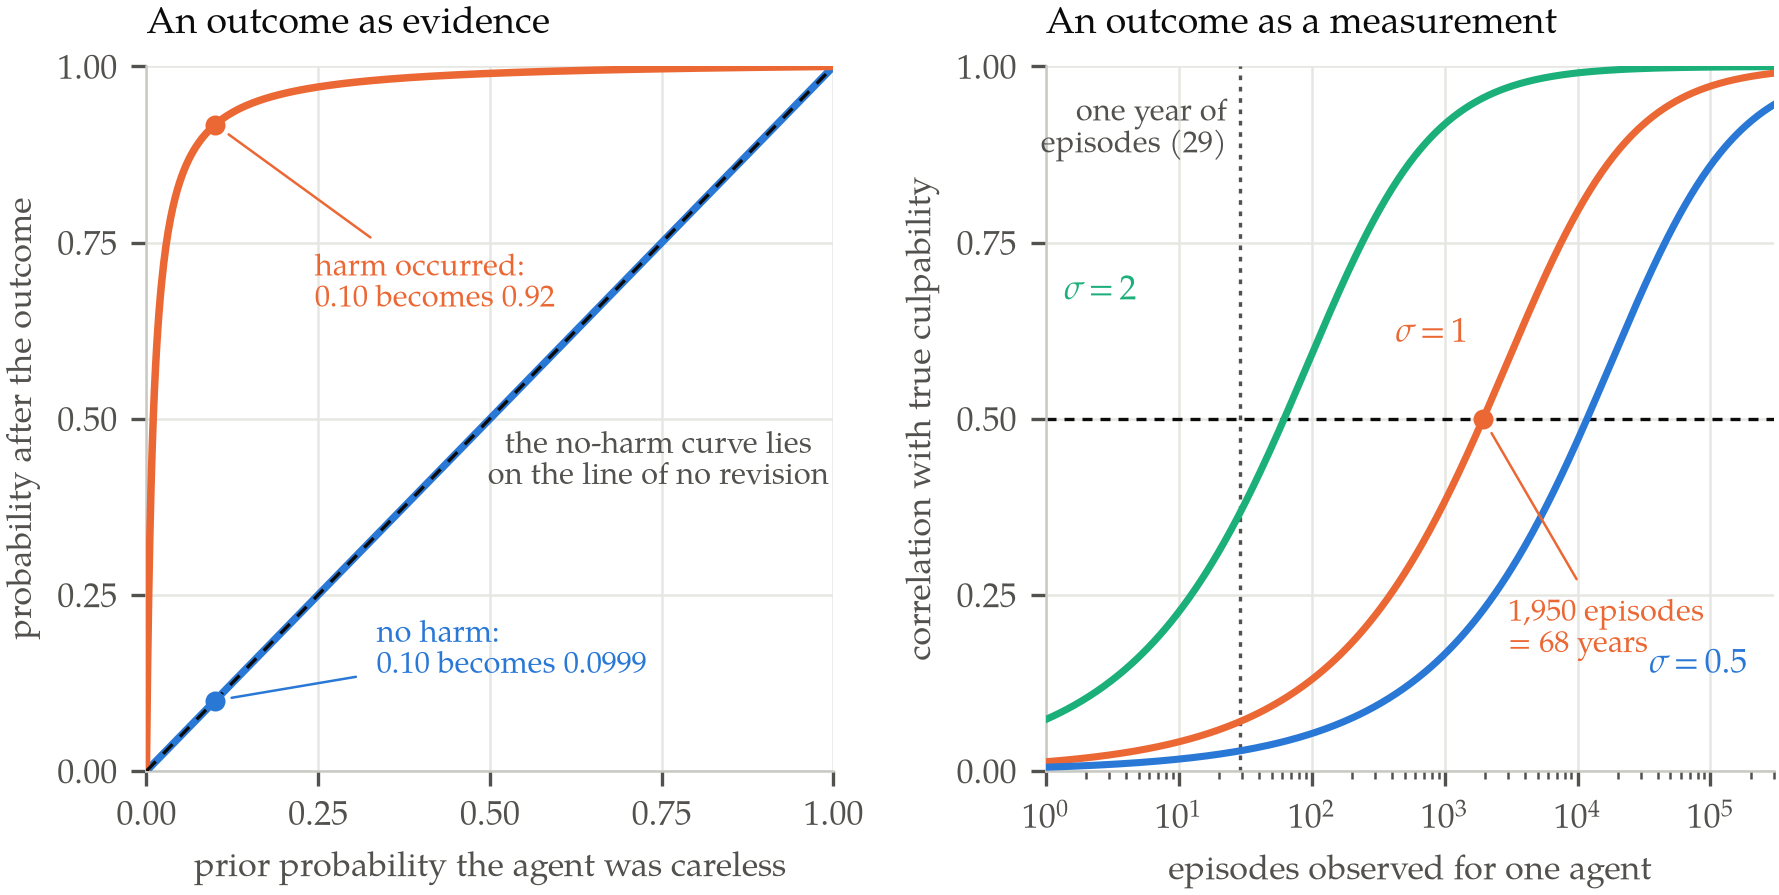

Here is the Python script that generated this plot:
"""Figure for report 023 — the two things an outcome tells you, and the gap between them.

Both panels use the same model. An agent has a per-episode probability c of
causing harm. The population mean is fixed at m = 12,429 / 125,000,000 = 9.943e-5,
the ratio of deaths in US alcohol-impaired-driving crashes in 2023 to the CDC's
estimate of annual alcohol-impaired driving episodes. A crash can kill more than
one person, so that ratio is an upper bound on the per-episode probability.

Left panel — harm as evidence. Two types, careless (harm rate p1) and careful
(p0), with likelihood ratio rho = p1 / p0. Bayes gives the posterior probability
that the agent was careless, given that harm did or did not occur, as a function
of the prior. At rho = 100 the harm curve sits far above the diagonal and the
no-harm curve is graphically indistinguishable from it: a rare harm is powerful
evidence, and its absence is almost none.

Right panel — harm as a measurement. Culpability c is lognormal about m with log
standard deviation sigma, and each episode's outcome is Bernoulli(c). By the law
of total variance the correlation between an agent's true c and their observed
harm count over n episodes is sqrt(n Var(c) / (n Var(c) + E[c(1-c)])). Even at a
thirteen-fold spread between the tenth and ninetieth percentile agent, a single
episode correlates 0.013 with how dangerous the agent actually is, and it takes
about 1,950 episodes — sixty-eight years at the observed rate — to reach 0.5.

Palette: the blue/orange/green set already validated for this series (009-022),
all-pairs checked at print contrast. Series are labelled directly; this is print.
Run: python3 figures/023-outcome-as-evidence.py
"""
import matplotlib
matplotlib.use("Agg")
import matplotlib.font_manager as fm
import matplotlib.pyplot as plt
import numpy as np
import tempfile
from pathlib import Path

SERIF = "TeX Gyre Pagella"
BLUE, ORANGE, GREEN = "#2a78d6", "#eb6834", "#1baf7a"
INK, MUTED, GRID = "#0b0b0b", "#52514e", "#e6e6e2"


def use_vendored_pagella():
    """Register tools/fonts/texgyrepagella-*.woff2 with matplotlib.

    The repository vendors the faces on purpose, and matplotlib cannot read
    woff2 directly, so decompress them to ttf in a temporary directory and
    register those.
    """
    vendored = sorted((Path(__file__).resolve().parent.parent / "tools" / "fonts")
                      .glob("texgyrepagella-*.woff2"))
    if not vendored:
        return False
    try:
        from fontTools.ttLib import TTFont
    except ImportError:
        return False
    cache = Path(tempfile.mkdtemp(prefix="pagella-"))
    for src in vendored:
        face = TTFont(str(src))
        face.flavor = None
        dst = cache / (src.stem + ".ttf")
        face.save(str(dst))
        fm.fontManager.addfont(str(dst))
    return SERIF in {f.name for f in fm.fontManager.ttflist}


if not use_vendored_pagella() and SERIF not in {f.name for f in fm.fontManager.ttflist}:
    raise SystemExit("TeX Gyre Pagella unavailable: install fontTools and brotli "
                     "so the vendored woff2 faces in tools/fonts/ can be used.")

plt.rcParams.update({
    "font.family": "serif", "font.serif": [SERIF], "font.size": 8.2,
    "mathtext.fontset": "custom", "mathtext.rm": SERIF,
    "mathtext.it": f"{SERIF}:italic", "mathtext.bf": f"{SERIF}:bold",
    "mathtext.cal": SERIF, "mathtext.sf": SERIF, "mathtext.tt": SERIF,
    "axes.edgecolor": "#c9c9c4", "axes.linewidth": 0.6,
    "text.color": INK, "axes.labelcolor": MUTED, "xtick.color": MUTED,
    "ytick.color": MUTED, "figure.facecolor": "white", "savefig.facecolor": "white",
})

MEAN = 12429.0 / 125e6         # deaths per episode; an upper bound on P(harm)


# ---------------------------------------------------------------- mechanics
def posterior(prior, p1, p0, harm):
    """P(careless | outcome) under two types with harm rates p1 and p0."""
    lik1 = p1 if harm else 1.0 - p1
    lik0 = p0 if harm else 1.0 - p0
    return prior * lik1 / (prior * lik1 + (1.0 - prior) * lik0)


def moments(sigma, mean=MEAN):
    """Var(c) and E[c(1-c)] for c lognormal with this mean and log sd."""
    second = mean ** 2 * np.exp(sigma ** 2)
    return second - mean ** 2, mean - second


def corr(n, sigma):
    """Correlation of true culpability with the harm count over n episodes."""
    var_c, e_c1c = moments(sigma)
    return np.sqrt(n * var_c / (n * var_c + e_c1c))


P0, RHO = 1e-5, 100.0
P1 = P0 * RHO
assert abs(posterior(0.10, P1, P0, True) - 0.91743) < 1e-4
assert abs(corr(1.0, 1.0) - 0.013073) < 1e-5

fig, (axL, axR) = plt.subplots(1, 2, figsize=(7.0, 3.05),
                               gridspec_kw=dict(width_ratios=[1.0, 1.06],
                                                wspace=0.30))

# ---- left: harm as evidence ----------------------------------------------
pri = np.linspace(0.0, 1.0, 601)
axL.plot(pri, pri, color=INK, lw=0.8, ls=(0, (4, 3.2)), zorder=5)
axL.plot(pri, posterior(pri, P1, P0, True), color=ORANGE, lw=1.8, zorder=4)
axL.plot(pri, posterior(pri, P1, P0, False), color=BLUE, lw=1.8, zorder=3)
axL.plot([0.10], [posterior(0.10, P1, P0, True)], "o", ms=3.8, color=ORANGE, zorder=6)
axL.plot([0.10], [posterior(0.10, P1, P0, False)], "o", ms=3.8, color=BLUE, zorder=6)
axL.annotate("harm occurred:\n0.10 becomes 0.92",
             xy=(0.10, posterior(0.10, P1, P0, True)), xytext=(0.245, 0.735),
             fontsize=7.4, color=ORANGE, ha="left", va="top",
             arrowprops=dict(arrowstyle="-", color=ORANGE, lw=0.6,
                             shrinkA=3, shrinkB=4))
axL.annotate("no harm:\n0.10 becomes 0.0999",
             xy=(0.10, posterior(0.10, P1, P0, False)), xytext=(0.335, 0.215),
             fontsize=7.4, color=BLUE, ha="left", va="top",
             arrowprops=dict(arrowstyle="-", color=BLUE, lw=0.6,
                             shrinkA=3, shrinkB=4))
axL.text(0.745, 0.395, "the no-harm curve lies\non the line of no revision",
         fontsize=7.4, color=MUTED, ha="center", va="bottom")
axL.set_xlim(0, 1)
axL.set_ylim(0, 1)
axL.set_xticks([0, 0.25, 0.5, 0.75, 1.0])
axL.set_yticks([0, 0.25, 0.5, 0.75, 1.0])
axL.set_xlabel("prior probability the agent was careless")
axL.set_ylabel("probability after the outcome")
axL.set_title("An outcome as evidence", fontsize=9.0, loc="left", pad=8, color=INK)
axL.grid(color=GRID, lw=0.6, zorder=0)
for sp in ("top", "right"):
    axL.spines[sp].set_visible(False)

# ---- right: harm as a measurement ----------------------------------------
n = np.exp(np.linspace(0.0, np.log(3e5), 500))
for sigma, colour, label, lxy in ((2.0, GREEN, "$\\sigma = 2$", (1.35, 0.655)),
                                  (1.0, ORANGE, "$\\sigma = 1$", (4.2e2, 0.595)),
                                  (0.5, BLUE, "$\\sigma = 0.5$", (3.4e4, 0.125))):
    axR.plot(n, corr(n, sigma), color=colour, lw=1.7, zorder=3)
    axR.text(lxy[0], lxy[1], label, color=colour, fontsize=8.2, ha="left", va="bottom")
axR.axhline(0.5, color=INK, lw=0.8, ls=(0, (3, 2.4)), zorder=2)
axR.axvline(28.8, color=MUTED, lw=0.8, ls=(0, (1.4, 2.0)), zorder=2)
axR.text(23.0, 0.955, "one year of\nepisodes (29)", fontsize=7.4, color=MUTED,
         ha="right", va="top")
n_half = moments(1.0)[1] / (3.0 * moments(1.0)[0])
axR.plot([n_half], [0.5], "o", ms=3.8, color=ORANGE, zorder=5)
axR.annotate(f"{n_half:,.0f} episodes\n= 68 years", xy=(n_half, 0.5),
             xytext=(3.0e3, 0.245), fontsize=7.4, color=ORANGE, ha="left", va="top",
             arrowprops=dict(arrowstyle="-", color=ORANGE, lw=0.6,
                             shrinkA=3, shrinkB=4))
axR.set_xscale("log")
axR.set_xlim(1, 3e5)
axR.set_ylim(0, 1)
axR.set_yticks([0, 0.25, 0.5, 0.75, 1.0])
axR.set_xlabel("episodes observed for one agent")
axR.set_ylabel("correlation with true culpability")
axR.set_title("An outcome as a measurement", fontsize=9.0, loc="left", pad=8, color=INK)
axR.grid(color=GRID, lw=0.6, zorder=0)
for sp in ("top", "right"):
    axR.spines[sp].set_visible(False)

out = Path(__file__).with_suffix(".png")
fig.savefig(out, dpi=300, bbox_inches="tight", pad_inches=0.02)
print("wrote", out)
print(f"  posterior after harm at prior 0.10: {posterior(0.10, P1, P0, True):.5f}")
print(f"  posterior after no harm:            {posterior(0.10, P1, P0, False):.6f}")
print(f"  corr at n=1, sigma=1:               {corr(1.0, 1.0):.5f}")
print(f"  corr reaches 0.5 at n =             {n_half:,.0f}")
